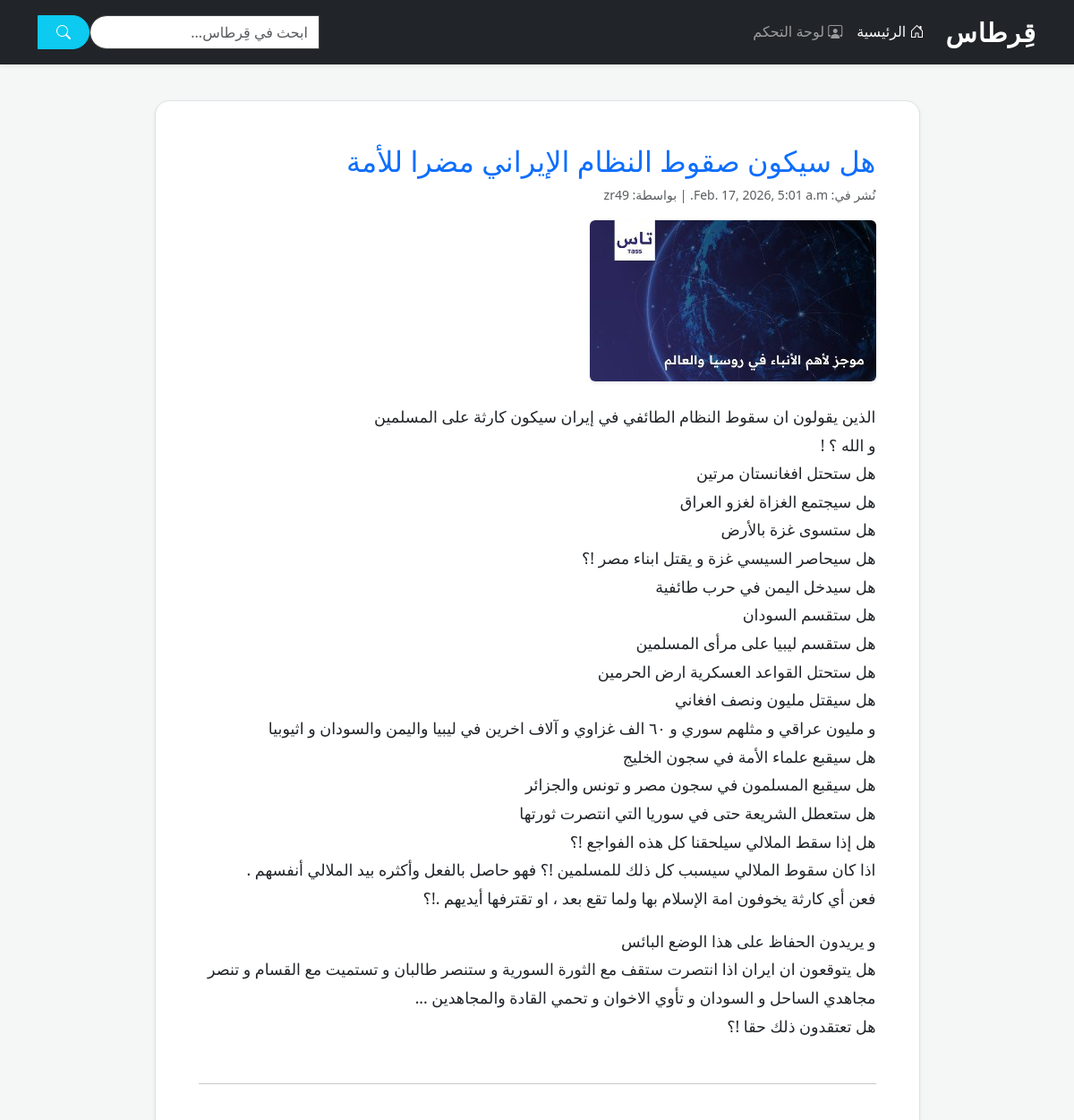
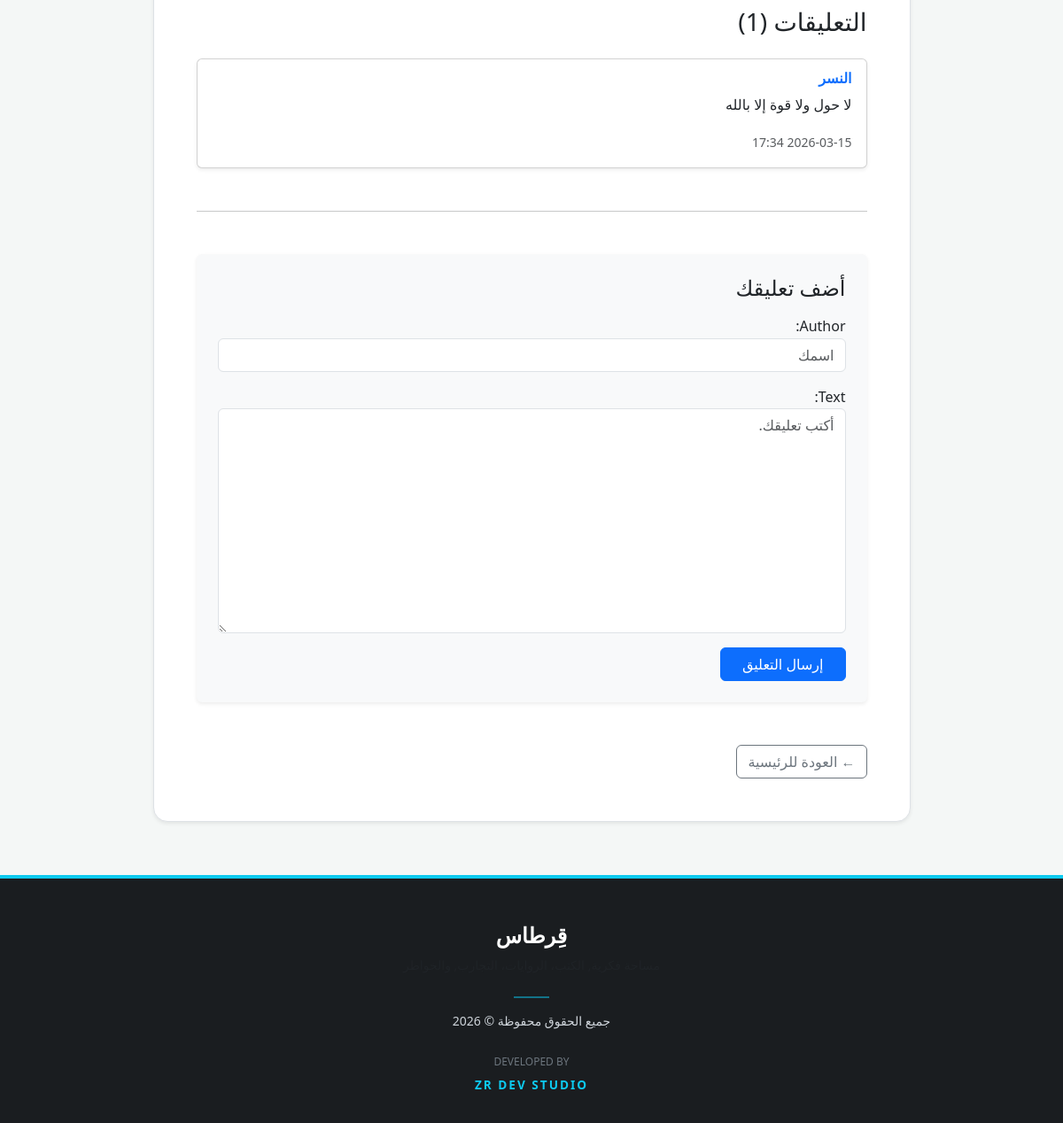
The app's page /post/1/ with its own data (2 pictures, top to bottom).
### posts/models.py (models this page shows, shortened)
class Post(models.Model):
    STATUS_CHOICES = (
        ('draft', 'مسودة'),
        ('published', 'منشور'),
    )
    title = models.CharField(max_length=200, verbose_name="العنوان")
    content = models.TextField(verbose_name="المحتوى")
    date_created = models.DateTimeField(auto_now_add=True, verbose_name="تاريخ النشر")
    author = models.ForeignKey(User, on_delete=models.CASCADE, verbose_name="الكاتب")
    status = models.CharField(max_length=10, choices=STATUS_CHOICES, default='draft', verbose_name="الحالة")
    category = models.ForeignKey(
        Category,
        on_delete=models.SET_NULL,
        null=True,
        blank=True,
        related_name='post',
        verbose_name="التصنيف"
    )
    image = models.ImageField(upload_to='post_images/',blank=True, null=True, verbose_name='الصورة')
    class Meta:
        ordering = ['-date_created']
        verbose_name = 'مقال'
        verbose_name_plural = 'المقالات'

class Comment(models.Model):
    post = models.ForeignKey(Post, on_delete=models.CASCADE, related_name='comments')
    author = models.CharField(max_length=100)
    text = models.TextField()
    created_date = models.DateTimeField(auto_now_add=True)

### posts/views.py (the view)
# urls.py: path('post/<int:pk>/', post_detail, name='post_detail'),
def post_detail(request, pk):
    post = get_object_or_404(Post, pk=pk)
    comments = post.comments.all()
    if request.method == "POST":
        form = CommentForm(request.POST)
        if form.is_valid():
            comment = form.save(commit=False)
            comment.post = post
            comment.save()
            return redirect('post_detail', pk=post.pk)
    else:
        form = CommentForm()
    return render(request, 'post_detail.html', {
            'post': post,
            'comments': comments,
            'form': form,
    })

### posts/forms.py
class CommentForm(forms.ModelForm):
    class Meta:
        model = Comment
        fields = ('author','text')
        widgets = {
            'author': forms.TextInput(attrs={'class': 'form-control', 'placeholder': 'اسمك'}),
            'text': forms.Textarea(attrs={'class': 'form-control', 'placeholder': 'أكتب تعليقك.'}),
        }

### posts/templates/post_detail.html (shortened to what this page needs)
{% extends 'base.html' %}
{% block content %}
    <article>
        <h2 class="text-primary">{{ post.title }}</h2>
        <p class="text-muted small">نُشر في: {{ post.date_created }} | بواسطة: {{ post.author }}</p>
        {% if post.image %}
            <img src="{{ post.image.url }}" alt="{{ post.title }}" class="img-fluid rounded mb-4 shadow-sm">
        {% endif %}
        <div class="content mb-5" style="line-height: 1.8; font-size: 1.1rem;">
            {{ post.content|linebreaks }}
        </div>
    </article>
    <hr>
    <section class="mt-5">
        <h3 class="mb-4">التعليقات ({{ comments.count }})</h3>
        {% for comment in comments %}
            <div class="card mb-3 shadow-sm">
                <div class="card-body">
                    <h6 class="card-subtitle mb-2 text-primary fw-bold">{{ comment.author }}</h6>
                    <p class="card-text">{{ comment.text }}</p>
                    <small class="text-muted">{{ comment.created_date|date:"Y-m-d H:i" }}</small>
                </div>
            </div>
        {% empty %}
            <p class="text-muted italic">لا توجد تعليقات بعد. كن أول من يعلق!</p>
        {% endfor %}
        <hr class="my-5">
        <div class="bg-light p-4 rounded shadow-sm">
            <h4 class="mb-3">أضف تعليقك</h4>
            <form method="POST">
                <div class="mb-3">
                    {{ form.as_p }}
                </div>
                <button type="submit" class="btn btn-primary px-4">إرسال التعليق</button>
            </form>
        </div>
    </section>
    <div class="mt-5">
        <a href="{% url 'home' %}" class="btn btn-outline-secondary">← العودة للرئيسية</a>
    </div>
{% endblock %}

### posts/templates/base.html (shortened to what this page needs)
<!DOCTYPE html>
<html lang="ar" dir="rtl">
<head>
    <link rel="stylesheet" href="https://cdn.jsdelivr.net/npm/bootstrap@5.3.0/dist/css/bootstrap.rtl.min.css">
    <link rel="stylesheet" href="https://cdn.jsdelivr.net/npm/bootstrap-icons@1.10.5/font/bootstrap-icons.css">
</head>
<body>
    <nav class="navbar navbar-expand-lg navbar-dark bg-dark shadow-sm sticky-top">
        <div class="container">
            <a class="navbar-brand fw-bold" href="{% url 'home' %}">
                قِرطاس
            </a>
            <div class="collapse navbar-collapse" id="navbarSupportedContent">
                <ul class="navbar-nav me-auto mb-2 mb-lg-0">
                    <li class="nav-item">
                        <a class="nav-link active" href="{% url 'home' %}"><i class="bi bi-house-door"></i> الرئيسية</a>
                    </li>
                    <li class="nav-item">
                        <a class="nav-link" href="/admin/"><i class="bi bi-person-workspace"></i> لوحة التحكم</a>
                    </li>
                </ul>
                <form class="d-flex" action="{% url 'home' %}" method="GET">
                    <input class="form-control me-0 search-input shadow-none" type="search" name="q" placeholder="ابحث في قِرطاس..." aria-label="Search" value="{{ request.GET.q }}">
                    <button class="btn btn-info search-btn text-white" type="submit"><i class="bi bi-search"></i></button>
                </form>
            </div>
        </div>
    </nav>
    <div class="container main-container">
        <div class="row justify-content-center">
            <div class="col-lg-9 bg-white p-4 p-md-5 rounded-4 shadow-sm border">
                {% block content %}
                {% endblock %}
            </div>
        </div>
    </div>
    <footer class="text-center">
        <div class="container">
            <h4 class="fw-bold text-white mb-2">قِرطاس</h4>
            <p class="small text-muted mb-4">مساحة فكرية, الكتب، الروايات، التجارب, والخواطر</p>
            <div class="footer-line"></div>
            <p class="mb-1 small">جميع الحقوق محفوظة &copy; 2026</p>
            <div class="mt-4">
                <span class="text-secondary small d-block mb-1" style="font-size: 0.75rem;">DEVELOPED BY</span>
                <span class="dev-signature fw-bold">ZR DEV STUDIO</span>
            </div>
        </div>
    </footer>
</body>
</html>

### posts/templates/base.html (style rules this page uses)
:root { --primary-color: #0dcaf0; --brand-color: #f8f9fa; }
body { background-color: #f4f7f6; font-family: 'Segoe UI', Tahoma, Geneva, Verdana, sans-serif; line-height: 1.6; }
.main-container { margin-top: 40px; margin-bottom: 60px; }
.search-input { border-radius: 25px 0 0 25px; border-color: #444; }
.search-btn { border-radius: 0 25px 25px 0; padding-left: 20px; padding-right: 20px; }
footer { background: #1a1d20; color: #ced4da; padding: 50px 0 30px 0; border-top: 4px solid var(--primary-color); }
.dev-signature { letter-spacing: 2px; font-size: 0.85rem; color: var(--primary-color); text-transform: uppercase; }
.footer-line { width: 40px; height: 2px; background-color: var(--primary-color); margin: 15px auto; opacity: 0.5; }
.navbar-brand { font-size: 1.8rem !important; letter-spacing: 1px; }

### records on screen
Post: title "هل سيكون صقوط النظام الإيراني مضرا للأمة", date_created "Feb. 17, 2026, 5:01 a.m.", author "zr49", image (picture), content "الذين يقولون ان سقوط النظام الطائفي في إيران سيكون كارثة على المسلمين و الله ؟ ! هل ستحتل افغانستان مرتين هل سيجتمع الغزاة لغزو العراق هل ستسوى غزة بالأرض هل سيحاصر السيسي غزة و يقتل ابناء مصر !؟ هل سيدخل اليمن في حرب طائفية هل ستقسم السودان هل ستقسم ليبيا على مرأى المسلمين هل ستحتل القواعد العسكرية ارض الحرمين هل سيقتل مليون ونصف افغاني و مليون عراقي و مثلهم سوري و ٦٠ الف غزاوي و آلاف اخرين في ليبيا واليمن والسودان و اثيوبيا هل سيقبع علماء الأمة في سجون الخليج هل سيقبع المسلمون في سجون مصر و تونس والجزائر هل ستعطل الشريعة حتى في سوريا التي انتصرت ثورتها هل إذا سقط الملالي سيلحقنا كل هذه الفواجع !؟ اذا كان سقوط الملالي سيسبب كل ذلك للمسلمين !؟ فهو حاصل بالفعل وأكثره بيد الملالي أنفسهم . فعن…", count "1"
Comment: author "النسر", text "لا حول ولا قوة إلا بالله", created_date "2026-03-15 17:34"
